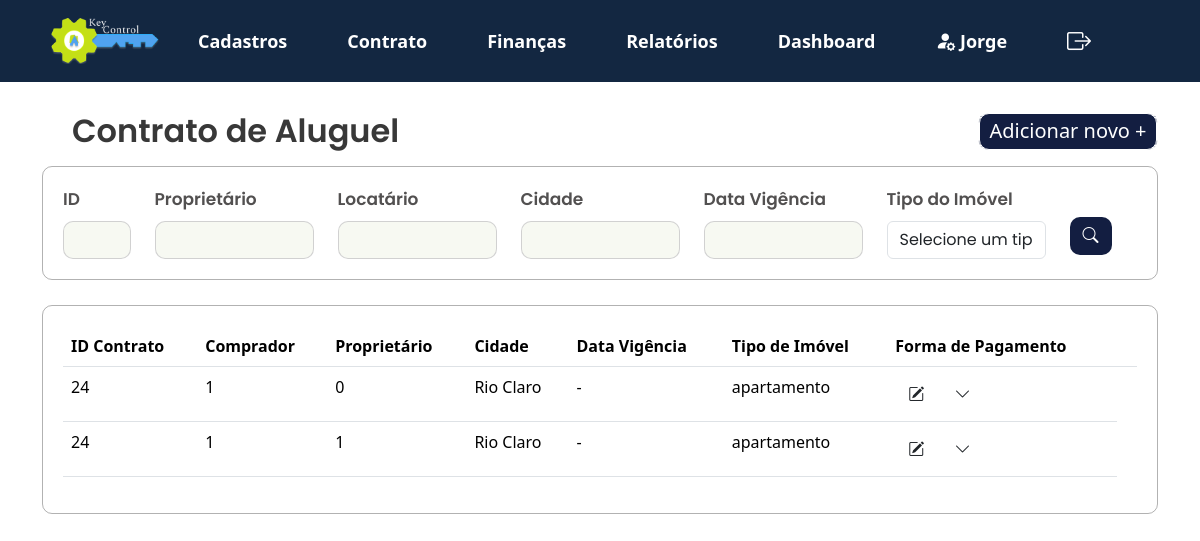
The page /KeyControl/projeto/views/lista_contrato.php (signed in) on the database its author committed.
### tables this page shows
CREATE TABLE `contrato_aluguel` (
  `id` int(11) NOT NULL,
  `locatario_nome` varchar(255) NOT NULL,
  `locatario_data_nascimento` date NOT NULL,
  `locatario_nacionalidade` varchar(100) NOT NULL,
  `locatario_cep` varchar(10) NOT NULL,
  `locatario_bairro` varchar(100) NOT NULL,
  `locatario_estado` varchar(100) NOT NULL,
  `locatario_cpf_cnpj` varchar(14) NOT NULL,
  `locatario_telefone` varchar(15) NOT NULL,
  `locatario_estado_civil` varchar(50) NOT NULL,
  `locatario_rua` varchar(255) NOT NULL,
  `locatario_complemento` varchar(255) DEFAULT NULL,
  `locatario_pais` varchar(100) NOT NULL,
  `locatario_rg_ie` varchar(15) NOT NULL,
  `locatario_email` varchar(255) NOT NULL,
  `locatario_profissao` varchar(100) NOT NULL,
  `locatario_numero` int(11) NOT NULL,
  `locatario_cidade` varchar(100) NOT NULL,
  `imovel_proprietario_cpf_cnpj` varchar(14) NOT NULL,
  `imovel_tipo` varchar(50) NOT NULL,
  `imovel_numero` int(11) NOT NULL,
  `imovel_cidade` varchar(100) NOT NULL,
  `imovel_taxa_venda` decimal(5,2) NOT NULL,
  `imovel_cep` varchar(10) NOT NULL,
  `imovel_bairro` varchar(100) NOT NULL,
  `imovel_estado` varchar(100) NOT NULL,
  `imovel_valor` decimal(15,2) NOT NULL,
  `imovel_registro` varchar(50) NOT NULL,
  `imovel_rua` varchar(255) NOT NULL,
  `imovel_complemento` varchar(255) DEFAULT NULL,
  `imovel_pais` varchar(100) NOT NULL,
  `fiador_nome` varchar(255) NOT NULL,
  `fiador_data_nascimento` date NOT NULL,
  `fiador_nacionalidade` varchar(100) NOT NULL,
  `fiador_cep` varchar(10) NOT NULL,
  `fiador_bairro` varchar(100) NOT NULL,
  `fiador_estado` varchar(100) NOT NULL,
  `fiador_cpf_cnpj` varchar(14) NOT NULL,
  `fiador_telefone` varchar(15) NOT NULL,
  `fiador_estado_civil` varchar(50) NOT NULL,
  `fiador_rua` varchar(255) NOT NULL,
  `fiador_complemento` varchar(255) DEFAULT NULL,
  `fiador_pais` varchar(100) NOT NULL,
  `fiador_rg_ie` varchar(15) NOT NULL,
  `fiador_email` varchar(255) NOT NULL,
  `fiador_profissao` varchar(100) NOT NULL,
  `fiador_numero` int(11) NOT NULL,
  `fiador_cidade` varchar(100) NOT NULL,
  `contrato_vigencia` date NOT NULL,
  `contrato_dia_vencimento` int(11) NOT NULL,
  `contrato_forma_pagamento` varchar(50) NOT NULL,
  `contrato_data_vencimento` date NOT NULL,
  `id_imobiliaria` varchar(20) NOT NULL,
  `meses_ caucao` int(11) DEFAULT NULL,
  `vencimento_caucao` date DEFAULT NULL,
  `total_caucao` decimal(15,2) DEFAULT NULL,
  `forma_pagamento_caucao` varchar(50) DEFAULT NULL
);

CREATE TABLE `cadastro_imovel` (
  `id` int(11) NOT NULL,
  `id_imobiliaria` varchar(20) NOT NULL,
  `cpf_cnpj_proprietario` varchar(20) NOT NULL,
  `tipo_imovel` varchar(50) NOT NULL,
  `quantidade_quartos` int(11) DEFAULT NULL,
  `quantidade_banheiros` int(11) DEFAULT NULL,
  `quantidade_vagas` int(11) DEFAULT NULL,
  `area_total` decimal(10,2) DEFAULT NULL,
  `cep` varchar(10) DEFAULT NULL,
  `rua` varchar(100) DEFAULT NULL,
  `numero` varchar(10) DEFAULT NULL,
  `bairro` varchar(50) DEFAULT NULL,
  `cidade` varchar(50) DEFAULT NULL,
  `estado` varchar(50) DEFAULT NULL,
  `pais` varchar(50) DEFAULT NULL,
  `registro_imovel` varchar(50) DEFAULT NULL,
  `registro_agua` varchar(50) DEFAULT NULL,
  `valor_aluguel` float DEFAULT NULL,
  `taxa_aluguel` float DEFAULT NULL,
  `valor_venda` float DEFAULT NULL,
  `taxa_venda` float DEFAULT NULL,
  `complemento` varchar(255) DEFAULT NULL
);

CREATE TABLE `cadastro_cliente` (
  `id` int(11) NOT NULL,
  `nome` varchar(100) NOT NULL,
  `rg_ie` varchar(20) DEFAULT NULL,
  `data_nascimento_fundacao` date DEFAULT NULL,
  `telefone` varchar(20) DEFAULT NULL,
  `email` varchar(100) DEFAULT NULL,
  `estado_civil` varchar(20) DEFAULT NULL,
  `nacionalidade` varchar(50) DEFAULT NULL,
  `profissao` varchar(50) DEFAULT NULL,
  `cep` varchar(10) DEFAULT NULL,
  `rua` varchar(100) DEFAULT NULL,
  `numero` varchar(10) DEFAULT NULL,
  `bairro` varchar(50) DEFAULT NULL,
  `cidade` varchar(50) DEFAULT NULL,
  `estado` varchar(50) DEFAULT NULL,
  `pais` varchar(50) DEFAULT NULL,
  `locador` tinyint(1) DEFAULT 0,
  `locatario` tinyint(1) DEFAULT 0,
  `fiador` tinyint(1) DEFAULT 0,
  `comprador` tinyint(1) DEFAULT 0,
  `complemento` varchar(255) DEFAULT NULL,
  `cpf_cnpj` varchar(20) NOT NULL,
  `id_imobiliaria` varchar(20) NOT NULL
);

### KeyControl/projeto/app/controllers/filtro_contrato_aluguel.php (called while the page is built, shortened)
<?php
include '../app/controllers/db_conexao.php';
function buildQuery($contrato_id, $locatario_nome, $contrato_vigencia, $tipo_imovel, $contrato_forma_pagamento) {
    $sql = "
        SELECT *
            FROM contrato_aluguel
            JOIN cadastro_cliente c_cliente ON contrato_aluguel.id_imobiliaria = c_cliente.id_imobiliaria
            JOIN cadastro_imovel c_imovel ON contrato_aluguel.id_imobiliaria = c_imovel.id_imobiliaria WHERE 1=1";
    $conditions = [];
    $params = [];
    return [$sql, $params];
}
$contrato_id = $_POST['id'] ?? '';
$locatario_nome = $_POST['locatario'] ?? '';
$contrato_vigencia = $_POST['vigencia'] ?? '';
$tipo_imovel = $_POST['tipo_imovel'] ?? '';
$contrato_forma_pagamento = $_POST['forma_pagamento'] ?? '';
list($sql, $params) = buildQuery($contrato_id, $locatario_nome, $contrato_vigencia, $tipo_imovel, $contrato_forma_pagamento);
try {
    if ($pdo) {
        $stmt = $pdo->prepare($sql);
        $stmt->execute($params);
        $result = $stmt->fetchAll(PDO::FETCH_ASSOC);
    } else {
        throw new Exception("Erro na conexão com o banco de dados.");
    }
} catch (Exception $e) {
    echo "Erro na execução da consulta: " . htmlspecialchars($e->getMessage());
}
?>

### KeyControl/projeto/views/lista_contrato.php (the view, shortened to what this page needs)
<?php
    include_once '../app/controllers/filtro_contrato_aluguel.php';
    ?>
<!DOCTYPE html>
<html lang="pt-br">
<head>
    <link href="https://cdn.jsdelivr.net/npm/bootstrap@5.3.3/dist/css/bootstrap.min.css" rel="stylesheet">
    <link rel="stylesheet" href="../public/assets/js/menu.js">
    <link rel="stylesheet" href="https://cdn.jsdelivr.net/npm/bootstrap-icons@1.10.5/font/bootstrap-icons.css">
    <link rel="stylesheet" type="text/css" href="../public/assets/css/style2.css">
</head>
<body>
<?php include 'navbar.php';?>
    <section>
        <div class="container">
            <div class="d-flex justify-content-between align-items-center mb-3">
                <h2 class="mb-0">Contrato de Aluguel</h2>
                <div class="button_adicionarnovo">
                    <a class="button_adicionarnovo floating dropdown-toggle hide-arrow" data-bs-toggle="dropdown" aria-expanded="false" href="">
                        <span class="button_adicionarnovo">Adicionar novo +</span>
                    </a>
                </div>
            </div>
        </div>
    <div class="container">
        <form method="POST" action="">
            <div class="filtros-container">
                <div class="row g-12">
                    <div class="col-md-1">
                        <label for="id" class="form-label">ID</label>
                        <input type="text" id="id" class="form-control" name="id" value="<?= htmlspecialchars($_POST['id'] ?? '') ?>">
                    </div>
                    <div class="col-md-2">
                        <label for="cpf_cnpj_proprietario" class="form-label">Proprietário</label>
                            <input type="text" id="cpf_cnpj_proprietario" class="form-control" name="cpf_cnpj_proprietario" value="<?= htmlspecialchars($_POST['cpf_cnpj_proprietario'] ?? '') ?>">
                    </div>
                    <div class="col-md-2">
                        <label for="locatario" class="form-label">Locatário</label>
                        <input type="text" id="locatario" class="form-control" name="locatario" value="<?= htmlspecialchars($_POST['locatario'] ?? '') ?>">
                    </div>
                    <div class="col-md-2">
                        <label for="cidade" class="form-label">Cidade</label>
                        <input type="text" id="cidade" class="form-control" name="cidade" value="<?= htmlspecialchars($_POST['cidade'] ?? '') ?>">
                    </div>
                    <div class="col-md-2">
                        <label for="vigencia" class="form-label">Data Vigência</label>
                        <input type="text" id="vigencia" class="form-control" name="vigencia" value="<?= htmlspecialchars($_POST['vigencia'] ?? '') ?>">
                    </div>
                    <div class="col-md-2">
                        <label for="tipo_imovel" class="mb-2">Tipo do Imóvel</label>
                            <select class="form-control" name="tipo_imovel" id="tipo_imovel" onchange="checkSelection('tipo_imovel')">
                                <option value="" disabled <?= !isset($_POST['tipo_imovel']) ? 'selected' : '' ?>>Selecione um tipo</option>
                            </select>
                    </div>
                    <div class="col-md-1">
                        <button class="btn btn-buscar" type="submit">
                            <i class="bi bi-search"></i>
                        </button>
                    </div>
                </div>
            </div>
        </form>
    </div>
</section>
<section>
    <div class="container">
        <div class="card_relatório">
        <table class="table table-hover">
                <thead>
                    <tr>
                        <th>ID Contrato</th>
                        <th>Comprador</th>
                        <th>Proprietário</th>
                        <th>Cidade</th>
                        <th>Data Vigência</th>
                        <th>Tipo de Imóvel</th>
                        <th>Forma de Pagamento</th>
                        <th></th>
                    </tr>
                </thead>
                <tbody>
                    <?php
                        if (isset($result) && count($result) > 0) {
                            foreach ($result as $row) {
                                echo "<tr>
                                    <td>" . htmlspecialchars($row['id']) . "</td>
                                    <td>" . htmlspecialchars($row['locatario_nome']) . "</td>
                                    <td>" . htmlspecialchars($row['locatario'] ?? '-') . "</td>
                                    <td>" . htmlspecialchars($row['cidade'] ?? '-') . "</td>
                                    <td>" . htmlspecialchars($row['vigencia'] ?? '-') . "</td>
                                    <td>" . htmlspecialchars($row['tipo_imovel'] ?? '-') . "</td>
                                    <td>
                                        <button class='btn' onclick='editRecord(" . htmlspecialchars($row['id']) . ")'>
                                            <i class='bi bi-pencil-square'></i>
                                        </button>
                                        <button class='btn' onclick='toggleSubMenu(this)'>
                                            <i class='bi bi-chevron-down'></i>
                                        </button>
                                        <div class='submenu' style='display: none;'>
                                            <div class='submenu-options'>
                                                <button class='imprimir' onclick='printInfo(" . htmlspecialchars($row['id']) . ")'>
                                                    <i class='bi bi-printer'></i> Imprimir
                                                </button>
                                                <button class='excluir' onclick='deleteRecord(" . htmlspecialchars($row['id']) . ")'>
                                                    <i class='bi bi-trash'></i> Excluir
                                                </button>
                                            </div>
                                        </div>
                                    </td>
                                </tr>";
                            }
                        } else {
                            echo "<tr><td colspan='8'>Nenhum registro encontrado</td></tr>";
                        }
                    ?>
                </tbody>
            </table>
        </div>
    </div>
</section>
</body>
</html>

### KeyControl/projeto/public/assets/css/style2.css (style rules this page uses)
h2 { font-family: "Poppins", sans-serif; font-weight: 600; font-style: normal; color: #383838; margin: 30px; }
.container h2 { position: relative; z-index: 1; }
form { font-family: "Poppins", sans-serif; font-style: normal; font-weight: 600; font-size: 17px; color: rgb(82, 80, 80); }
input.form-control { background-color: #F7F9F2; color: #333; border: 0px; }
h2.mb-0 { margin-block: auto; }
.filtros-container input.form-control { border: 1px solid #3838383b; border-radius: 10px; }
.filtros-container { width: auto; height: auto; border: 1px solid #38383862; border-radius: 10px; padding: 20px; display: flex; }
.filtros-container .btn-buscar { margin-top: 30px; }
.btn-buscar { background-color: #131E41; color: white; border-radius: 10px; }
.card_relatório { width: auto; height: auto; border: 1px solid #38383862; border-radius: 10px; margin-top: 25px; margin-bottom: 20px; padding: 20px; }
.button_adicionarnovo { border: 1px solid; border-radius: 10px; background-color: #131E41; width: 180px; height: 37px; align-items: center; display: flex; justify-content: center; align-items: center; text-align: center; color: #ffffff; font-size: 20px; text-decoration: none; }
.hide-arrow::after { display: none; }

### rows shown on the page
contrato_aluguel: cadastro_imovel.id "24", locatario_nome "1", cadastro_cliente.locatario "0", cadastro_imovel.cidade "Rio Claro", vigencia "-", cadastro_imovel.tipo_imovel "apartamento", cadastro_cliente.locatario "1"

### other values the page prints
$first_name "Jorge"
